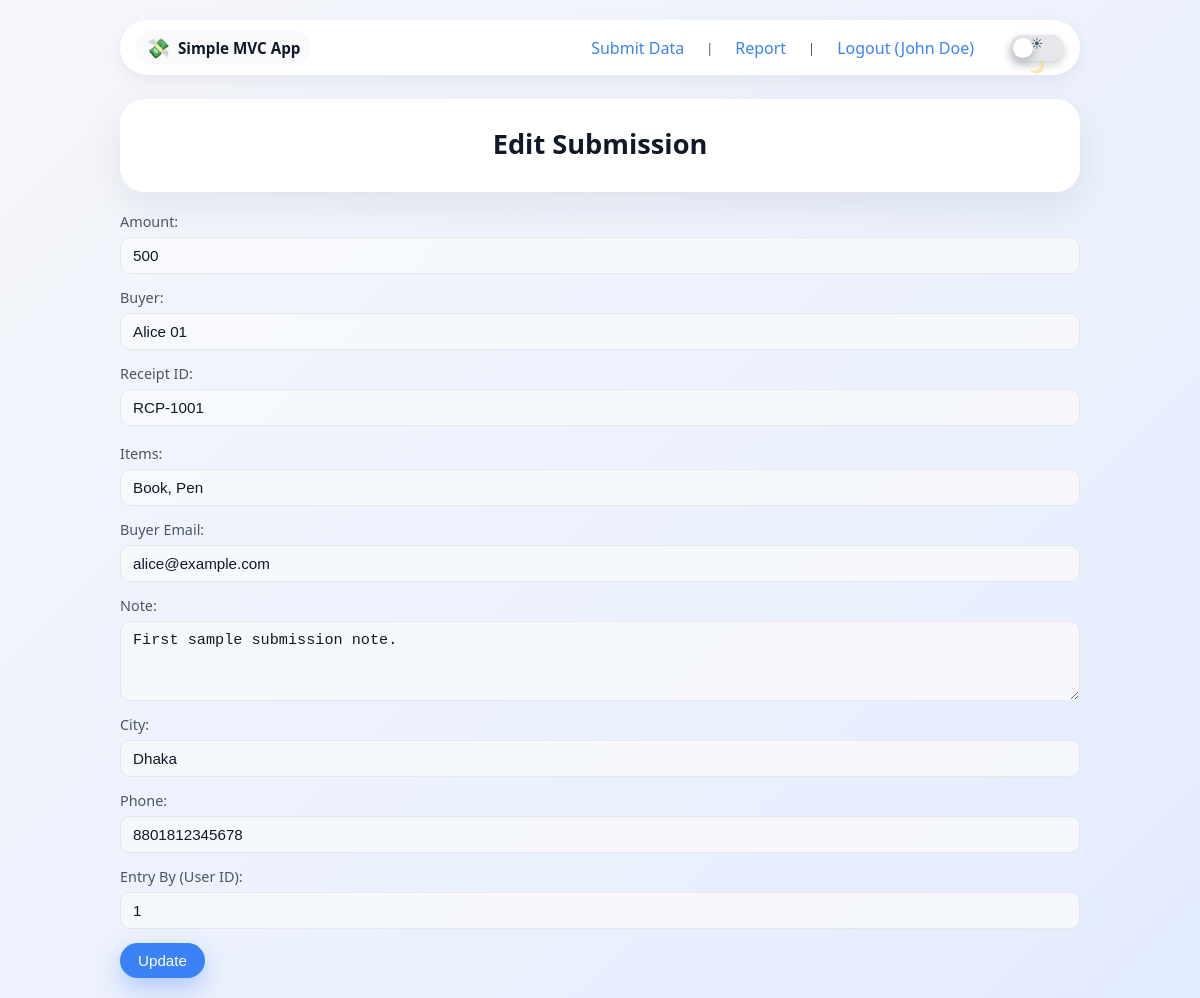
The app's page /?route=submission/edit&id=1 (signed in) with its own data.
### tables this page shows
CREATE TABLE submissions (
    id BIGINT(20) UNSIGNED AUTO_INCREMENT PRIMARY KEY,
    amount INT(10) NOT NULL,
    buyer VARCHAR(255) NOT NULL,
    receipt_id VARCHAR(20) NOT NULL,
    items VARCHAR(255) NOT NULL,
    buyer_email VARCHAR(50) NOT NULL,
    buyer_ip VARCHAR(20) NOT NULL,
    note TEXT NOT NULL,
    city VARCHAR(20) NOT NULL,
    phone VARCHAR(20) NOT NULL,
    hash_key VARCHAR(255) NOT NULL,
    entry_at DATE NOT NULL,
    entry_by INT(10) NOT NULL
);

### src/Controllers/SubmissionController.php (called while the page is built, shortened)
<?php
class SubmissionController
{
    private PDO $db;
    public function __construct(PDO $db, array $config)
    {
        $this->db     = $db;
    }
    private function render(string $view, array $params = []): void
    {
        include __DIR__ . '/../Views/layout.php';
    }
    public function edit(): void
    {
        $id = isset($_GET['id']) ? (int) $_GET['id'] : 0;
        $submissionModel = new Submission($this->db);
        $submission      = $submissionModel->find($id);
        $this->render('submission/edit', [
            'title'      => 'Edit Submission',
            'submission' => $submission,
            'errors'     => [],
        ]);
    }
}

### src/Models/Submission.php (called while the page is built, shortened)
<?php
class Submission
{
    private PDO $db;
    public function __construct(PDO $db)
    {
        $this->db = $db;
    }
    public function find(int $id): ?array
    {
        $stmt = $this->db->prepare('SELECT * FROM submissions WHERE id = :id LIMIT 1');
        $stmt->execute(['id' => $id]);
        $row = $stmt->fetch();
        return $row ?: null;
    }
}

### src/Views/submission/edit.php (the view, shortened to what this page needs)
<h1>Edit Submission</h1>
<form method="post" action="?route=submission/update&id=<?= (int) $submission['id'] ?>" novalidate>
    <label>Amount:
        <input type="text" name="amount" value="<?= htmlspecialchars((string) $submission['amount']) ?>" required>
    </label>
    <label>Buyer:
        <input type="text" name="buyer" maxlength="20" value="<?= htmlspecialchars($submission['buyer']) ?>" required>
    </label>
    <label>Receipt ID:
        <input type="text" name="receipt_id" value="<?= htmlspecialchars($submission['receipt_id']) ?>" required>
    </label>
    <div id="items-wrapper">
        <label>Items:
            <input type="text" name="items[]" value="<?= htmlspecialchars($submission['items']) ?>" required>
        </label>
    </div>
    <label>Buyer Email:
        <input type="email" name="buyer_email" value="<?= htmlspecialchars($submission['buyer_email']) ?>" required>
    </label>
    <label>Note:
        <textarea name="note" rows="3"><?= htmlspecialchars($submission['note']) ?></textarea>
    </label>
    <label>City:
        <input type="text" name="city" value="<?= htmlspecialchars($submission['city']) ?>" required>
    </label>
    <label>Phone:
        <input type="text" name="phone" value="<?= htmlspecialchars($submission['phone']) ?>" required>
    </label>
    <label>Entry By (User ID):
        <input type="text" name="entry_by" value="<?= htmlspecialchars((string) $submission['entry_by']) ?>" required>
    </label>
    <button type="submit">Update</button>
</form>

### public/css/style.css (style rules this page uses)
:root { --bg: #f3f4ff; --bg-gradient-from: #f6f7fb; --bg-gradient-to: #e3ecff; --card-bg: #ffffff; --text-main: #111827; --text-muted: #4b5563; --border-subtle: #e5e7eb; --primary: #3b82f6; --primary-hover: #2563eb; --primary-soft: #eff6ff; --success: #10b981; --success-hover: #059669; --danger-bg: #fee2e2; --danger-border: #fecaca; --danger-text: #b91c1c; --shadow-card: 0 14px 40px rgba(15, 23, 42, 0.08); --shadow-elevated: 0 10px 25px rgba(59, 130, 246, 0.35); --shadow-elevated-hover: 0 14px 35px rgba(37, 99, 235, 0.45); --nav-bg: #ffffff; --nav-shadow: 0 6px 18px rgba(0, 0, 0, 0.06); --table-header-bg: #eff6ff; --table-row-alt: #f9fafb; --table-row-hover: #edf2ff; --toggle-track: #e5e7eb; --toggle-thumb: #ffffff; }
* { box-sizing: border-box; margin: 0; padding: 0; }
body { font-family: system-ui, -apple-system, BlinkMacSystemFont, "Segoe UI", sans-serif; background: linear-gradient(135deg, var(--bg-gradient-from), var(--bg-gradient-to)); color: var(--text-main); padding: 20px; min-height: 100vh; transition: background 0.25s ease, color 0.25s ease; }
main > *:first-child { background: var(--card-bg); border-radius: 24px; padding: 26px 26px 30px; box-shadow: var(--shadow-card); transition: background 0.25s ease, box-shadow 0.25s ease; }
h1 { font-size: 1.7rem; margin-bottom: 20px; color: var(--text-main); text-align: center; }
form { margin-top: 4px; display: flex; flex-direction: column; gap: 14px; }
label { font-size: 0.9rem; color: var(--text-muted); display: flex; flex-direction: column; gap: 6px; }
input[type="text"], input[type="email"], input[type="password"], input[type="date"], textarea { border-radius: 10px; border: 1px solid var(--border-subtle); padding: 9px 12px; font-size: 0.95rem; transition: border-color 0.15s ease, box-shadow 0.15s ease, background 0.15s ease, color 0.15s ease; background: rgba(248, 250, 252, 0.9); color: var(--text-main); }
textarea { resize: vertical; min-height: 80px; }
button, input[type="submit"] { align-self: flex-start; border: none; border-radius: 999px; padding: 9px 18px; background: var(--primary); color: white; font-weight: 500; font-size: 0.95rem; cursor: pointer; display: inline-flex; align-items: center; gap: 6px; box-shadow: var(--shadow-elevated); transition: background 0.15s ease, transform 0.1s ease, box-shadow 0.15s ease; }
#items-wrapper > label { margin-top: 4px; }

### records on screen
submissions: amount "500", buyer "Alice 01", receipt_id "RCP-1001", items "Book, Pen", buyer_email "alice@example.com", note "First sample submission note.", city "Dhaka", phone "8801812345678", entry_by "1"

### other values on screen
$_SESSION['user_name'] "John Doe"
